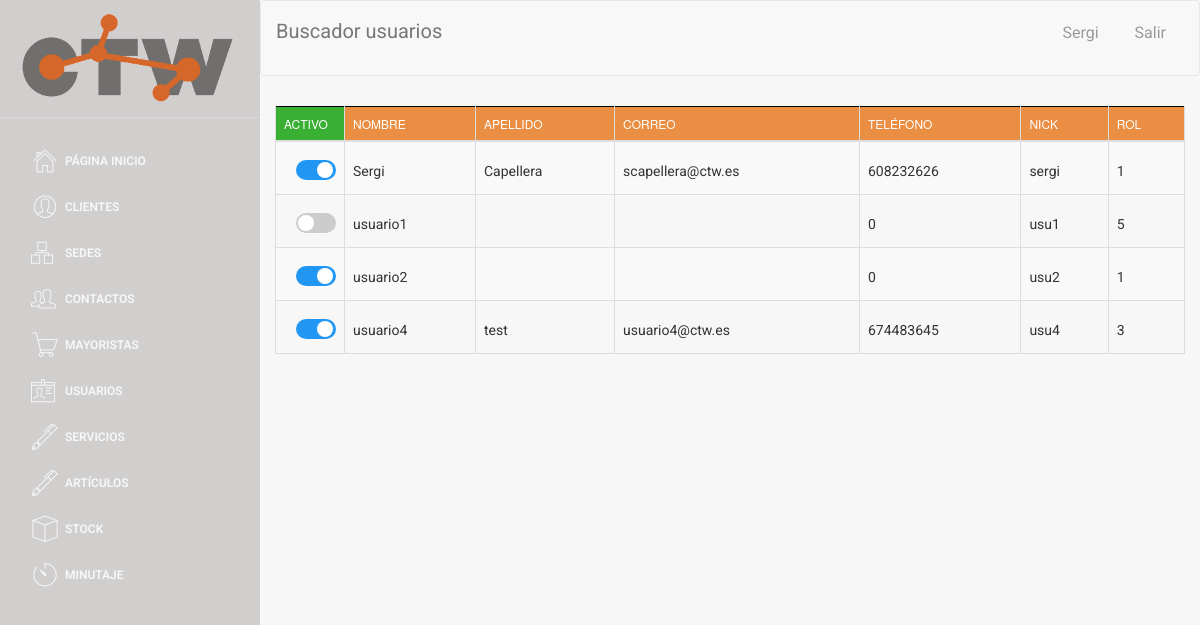
Screenshot of /buscador/buscador_usuarios.php (signed in) with the database file from the repository.
### tables this page shows
CREATE TABLE `USUARIO` (
  `ID_USUARIO` int(4) NOT NULL,
  `nombre` varchar(40) NOT NULL,
  `apellido` varchar(40) NOT NULL,
  `correo` varchar(40) NOT NULL,
  `telefono` int(9) NOT NULL,
  `user` varchar(20) NOT NULL,
  `password` varchar(50) NOT NULL,
  `rol` int(1) NOT NULL,
  `activo` tinyint(1) NOT NULL,
  `imagen` varchar(30) DEFAULT NULL
);

### web/assets/php/selects.php (called while the page is built, shortened)
<?php
function select_all_usuario()
{
    $conn = connect();
    $sql = "SELECT *
    FROM USUARIO
    ORDER BY nombre asc";
    $data = $conn->query($sql);
    return $data;
}

### web/buscador/buscador_usuarios.php (the view, shortened to what this page needs)
    <!doctype html>
<?php
include('../assets/php/selects.php');
include('../assets/php/functions.php');
if($_SESSION["login_done"]==true){
?>
<html lang="en">
<head>
</head>
<body>
<div class="wrapper">
    <div class="sidebar">
        <div class="sidebar-wrapper">
        </div>
    </div>
    <div class="main-panel">
        <nav class="navbar navbar-default navbar-fixed">
            <div class="container-fluid">
                <div class="navbar-header">
                <a class="navbar-brand">Buscador usuarios</a>
            </div>
            <div class="collapse navbar-collapse">
            </div>
        </div>
        </nav>
        <div class="content">
            <div class="container-fluid">
                <div class="row">
                    <div >
                        <div >
                                <table id="buscador_usuario" class="table table-striped table-bordered">
                                    <thead>
                                        <tr>
                                            <th style="background-color: #39AF33; width: 30px;">Activo</th>
                                            <th>Nombre</th>
                                            <th>Apellido</th>
                                            <th>Correo</th>
                                            <th>Teléfono</th>
                                            <th>Nick</th>
                                            <th>Rol</th>
                                        </tr>
                                    </thead>
                                    <tbody>
                                        <?php
                                            $data = select_all_usuario();
                                            if ($data->num_rows > 0) {
                                                 while($row = $data->fetch_assoc()) {
                                                    $pk = $row['ID_USUARIO'];
                                        ?>
                                                    <tr>
                                                        <?php checkbox_usuarios($row['activo'],$row['ID_USUARIO']  )?>
                                                        <td><label style="margin-top: 11px;"><a href="#" class="nombre" data-pk=<?php echo "\"$pk\""; ?>><?php echo $row['nombre']?> </a></label></td>
                                                        <td><label style="margin-top: 11px;"><a href="#" class="apellido" data-pk=<?php echo "\"$pk\""; ?>><?php echo $row['apellido']?> </a></label></td>
                                                        <td><label style="margin-top: 11px;"><a href="#" class="correo" data-pk=<?php echo "\"$pk\""; ?>><?php echo $row['correo']?> </a></label></td>
                                                        <td><label style="margin-top: 11px;"><a href="#" class="telefono" data-pk=<?php echo "\"$pk\""; ?>><?php echo $row['telefono']?> </a></label></td>
                                                        <td><label style="margin-top: 11px;"><a href="#" class="user" data-pk=<?php echo "\"$pk\""; ?>><?php echo $row['user']?> </a></label></td>
                                                        <td><label style="margin-top: 11px;"><a href="#" class="rol" data-pk=<?php echo "\"$pk\""; ?>><?php echo $row['rol']?> </a></label></td>
                                                    </tr>
                                        <?php
                                                 }
                                            } else {
                                                 echo "0 results";
                                            }
                                        ?>
                                    </tbody>
                                </table>
                        </div>
                    </div>
                </div>
            </div>
        </div>
    </div>
</div>
</body>
</html>
<?php
}else{
    echo "false";
    header("location:../index.php");
}
?>

### web/assets/php/functions.php (shortened to what this page needs)
<html>
    <?php
function checkbox_usuarios($activo, $ID_USUARIO)
{
    if ($activo == 0) {
        echo "<td><label style=\"margin-top: 10px; margin-left:12px;\" class=\"switcha\" ><a class=\"checkbox_activo\">&nbsp;0</a><input  type=\"checkbox\" onchange=\" onchange_usuario('$ID_USUARIO', $activo)\"><div  class=\"slider rounda\"></div></label></td>";
    } else {
        echo "<td><label style=\"margin-top: 10px; margin-left:12px;\" class=\"switcha\"><a  class=\"checkbox_activo\">&nbsp;1</a><input  type=\"checkbox\" checked onchange=\" onchange_usuario('$ID_USUARIO', $activo)\" ><div  class=\"slider rounda\"></div></label></td>";
    }
}
?>
</html>

### web/assets/css/micss.css (style rules this page uses)
.switcha { position: relative; display: inline-block; width: 40px; height: 20px; }
.slider { position: absolute; cursor: pointer; top: 0; left: 0; right: 0; bottom: 0; background-color: #ccc; -webkit-transition: .4s; transition: .4s; }
.slider:before { position: absolute; content: ""; height: 16px; width: 16px; left: 2px; bottom: 2px; background-color: white; -webkit-transition: .4s; transition: .4s; }
input:checked + .slider { background-color: #2196F3; }
input:checked + .slider:before { -webkit-transform: translateX(1px); -ms-transform: translateX(10px); transform: translateX(19px); }
.slider.rounda { border-radius: 34px; }
.slider.rounda:before { border-radius: 50%; }

### web/assets/css/table_editor.css (style rules this page uses)
a, a:hover { color: #000; }

### web/assets/css/table.css (style rules this page uses)
table { border: none; }
table thead, table tfoot { background-color: #e98e42; border: 1px solid black; }
a, a:hover { color: #000; }

### rows the page displays
usuario: nombre "Sergi", apellido "Capellera", correo "scapellera@ctw.es", telefono "608232626", user "sergi", rol "1"
usuario: nombre "usuario1", telefono "0", user "usu1", rol "5"
usuario: nombre "usuario2", telefono "0", user "usu2", rol "1"
usuario: nombre "usuario4", apellido "test", correo "usuario4@ctw.es", telefono "674483645", user "usu4", rol "3"
